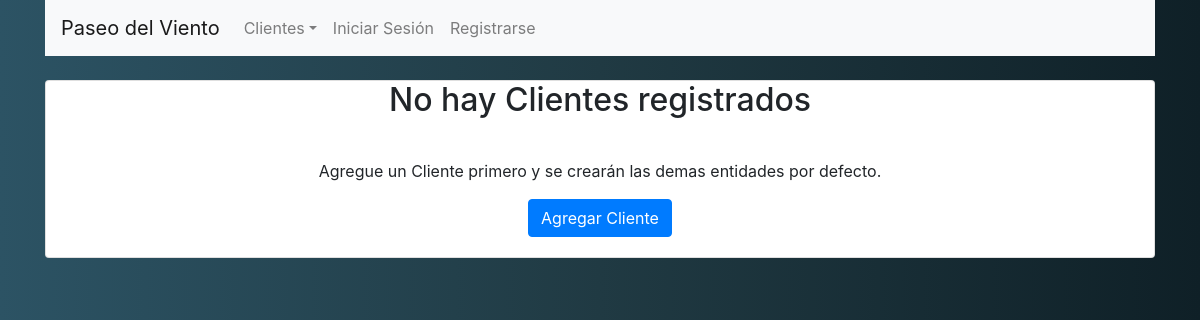
Before: /listar-clientes/ with the older database file.
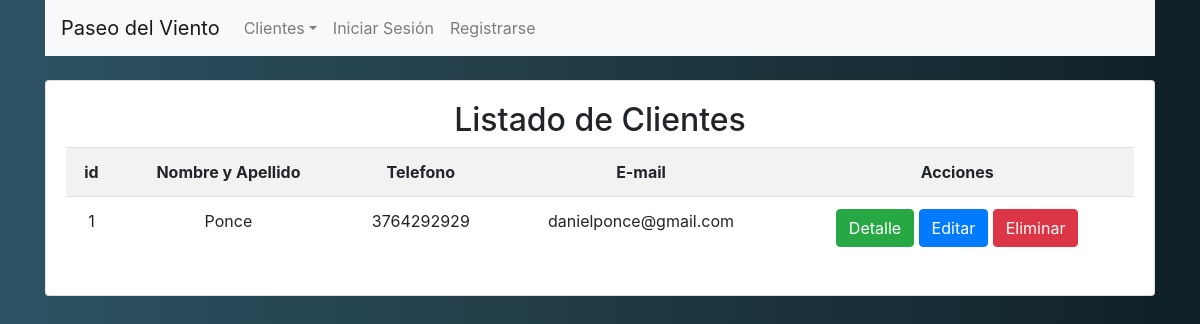
After: the same page with the newer database file.
### app001/models.py (models this page shows, shortened)
class Cliente(models.Model):
    nombres = models.CharField(max_length=100)
    apellidos = models.CharField(max_length=100)
    telefono = models.CharField(max_length=100, blank=True)
    email = models.EmailField(blank=True)
    observaciones=models.TextField(blank=True)
    class Meta:
            verbose_name_plural = 'Clientes'

### app001/views.py (the view)
# urls.py: path('listar-clientes/', listar_clientes, name='listar_clientes'),
def listar_clientes(request):
    clientes = Cliente.objects.all().order_by('id')
    data = {
        'clientes': clientes
    }
    return render(request, 'app001/cliente/listar.html', data)

### app001/templates/app001/cliente/listar.html (shortened to what this page needs)
{% extends "app001/layout.html" %} {% block body %} {% load crispy_forms_tags %}
{% if clientes %}
<div class="card">
  <card class="card-body text-center">
    <h2>Listado de Clientes</h2>
    <table class="table table-striped table-hover table-responsive-sm">
      <tr>
        <th>id</th>
        <th>Nombre y Apellido</th>
        <th>Telefono</th>
        <th>E-mail</th>
        <th>Acciones</th>
      </tr>
      {% for cliente in clientes %}
      <tr>
        <td>{{cliente.id}}</td>
        <td>{{cliente.nombre}} {{cliente.apellidos}}</td>
        <td>{{cliente.telefono}}</td>
        <td>{{cliente.email}}</td>
        <td>
          <a
            href="{% url 'app001:detalle_cliente' cliente.id %}"
            class="btn btn-success"
          >Detalle</a>
          <a
            href="{% url 'app001:modificar_cliente' cliente.id %}"
            class="btn btn-primary"
          >Editar</a>
          <a
            href="#"
            class="btn btn-danger"
            onclick="eliminarCliente({{cliente.id}})"
          >Eliminar</a>
        </td>
      </tr>
      {% endfor %}
    </table>
  </card>
</div>
{% else %}
  <div class="card text-center">
    <div class="card-title">
      <h2>No hay Clientes registrados</h2>
    </div>
    <div class="card-body">
      <p>
        Agregue un Cliente primero y se crearán las demas entidades por defecto.
      </p>
      <a class="btn btn-primary" href="{% url 'app001:agregar_cliente' %}">Agregar Cliente</a>
    </div>
    </div>
  </div>
{% endif %} {% endblock %}

### app001/templates/app001/layout.html (shortened to what this page needs)
{% load static %}
<!DOCTYPE html>
<html lang="en">
  <head>
    <link
      rel="stylesheet"
      href="https://cdn.jsdelivr.net/npm/bootstrap@4.6.1/dist/css/bootstrap.min.css"
    />
  </head>
  <body style="background: #0F2027;
  background: -webkit-linear-gradient(to right, #2C5364, #203A43, #0F2027);
  background: linear-gradient(to right, #2C5364, #203A43, #0F2027);">
    <div class="container">
    <nav class="navbar navbar-expand-lg navbar-light bg-light">
      <a class="navbar-brand" href="{% url 'app001:listar_clientes' %}">Paseo del Viento</a>
      <div class="collapse navbar-collapse" id="navbarSupportedContent">
        <ul class="navbar-nav mr-auto">
          <li class="nav-item dropdown">
            <a class="nav-link dropdown-toggle" href="#" id="navbarDropdown" role="button" data-toggle="dropdown" aria-expanded="false">Clientes</a>
          </li>
          {% if user.is_authenticated %}
              <li class="nav-item">
                <a class="nav-link" href="{% url 'logout' %}">Cerrar Sesión</a>
              </li>
              <li class="nav-item">
                <a class="nav-link" href="#">@{{user.username}}</a>
              </li class="nav-item">
              {% else %}
              <li class="nav-item">
                <a class="nav-link" href="{% url 'login' %}">Iniciar Sesión</a>
              </li>
              <li class="nav-item">
                <a class="nav-link" href="{% url 'app001:registro' %}">Registrarse</a>
              </li>
              {% endif %}
        </ul>
      </div>
    </nav>
  </div>
  <br>
    <div class="container">{% block body %} {% endblock %}</div>
  </body>
</html>

Changed rows visible on the page:
added Cliente: id "1", apellidos "Ponce", telefono "3764292929", email "danielponce@gmail.com"
Other visible differences:
text no longer shown: "No hay Clientes registrados Agregue un Cliente primero y se crearán las demas entidades por defecto. Agregar Cliente"
text now shown: "Listado de Clientes id Nombre y Apellido Telefono E-mail Acciones"
